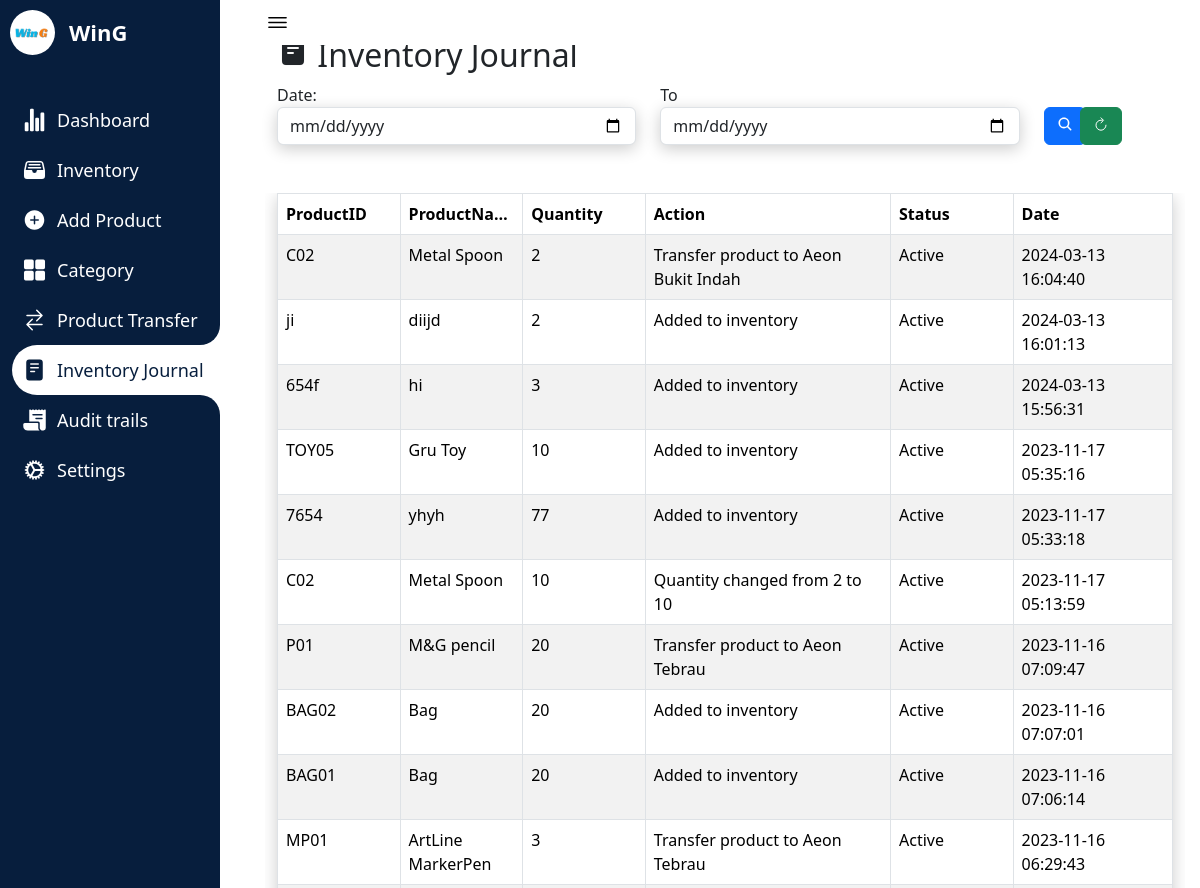
The app's page /Reports.php (signed in, upper part), older data.
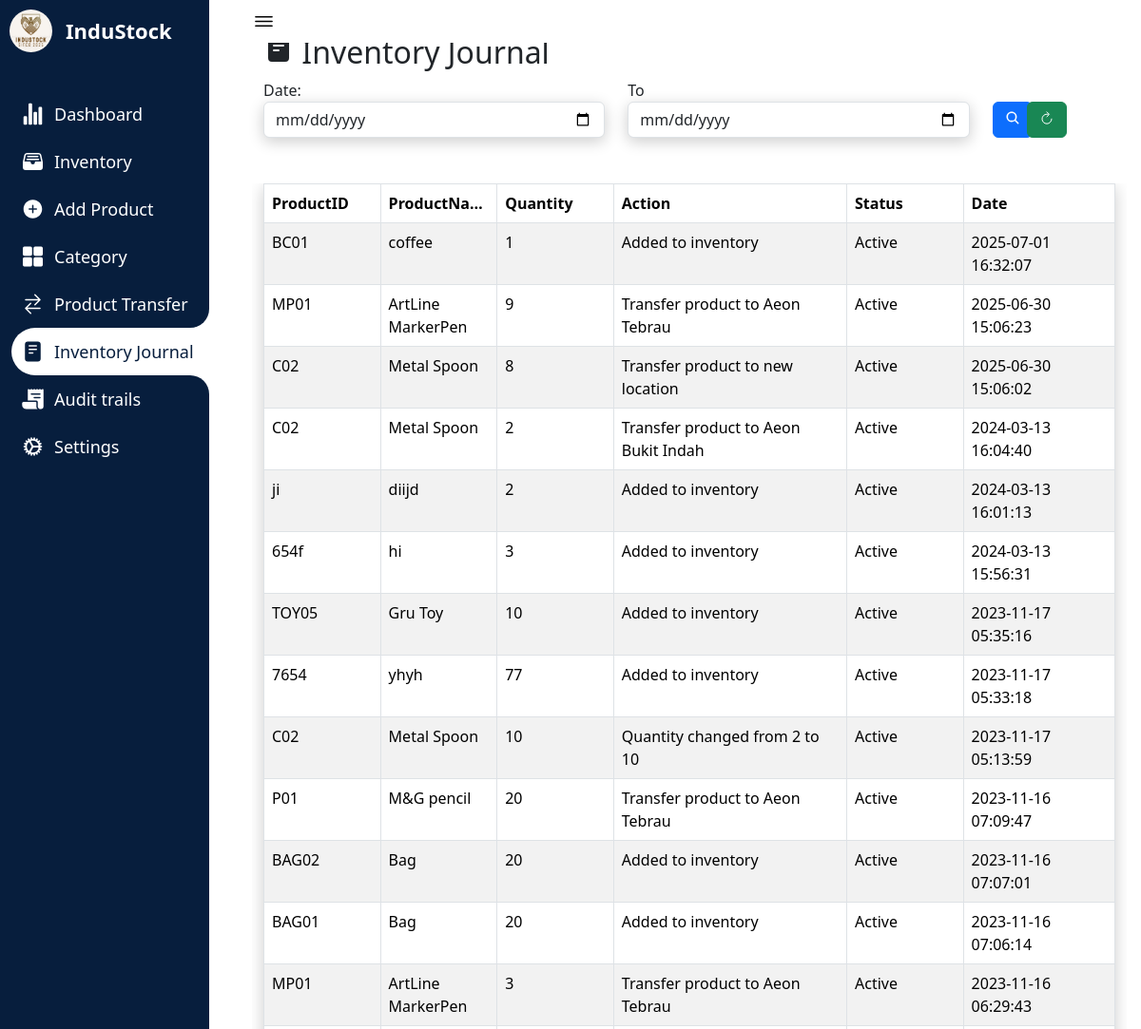
The same page, newer data.
### tables this page shows
CREATE TABLE `companyprofile` (
  `id` int(11) NOT NULL,
  `name` varchar(250) NOT NULL,
  `profilepicture` varchar(1000) DEFAULT NULL
);

CREATE TABLE `report` (
  `mainid` int(250) NOT NULL,
  `id` varchar(10) NOT NULL,
  `name` varchar(255) NOT NULL,
  `quantity` int(11) NOT NULL,
  `unitprice` decimal(10,2) NOT NULL,
  `description` varchar(255) NOT NULL,
  `category` varchar(255) NOT NULL,
  `status` varchar(250) NOT NULL,
  `image` varchar(250) NOT NULL,
  `variant` varchar(255) NOT NULL,
  `Action` varchar(250) NOT NULL,
  `date` timestamp NOT NULL DEFAULT current_timestamp()
);

### Range.php (the view)
<?php
require 'config.php';
if (isset($_POST['search'])) {
    $date1 = date("Y-m-d", strtotime($_POST['date1']));
    $date2 = date("Y-m-d", strtotime($_POST['date2']));
    $reportQuery = mysqli_query($conn, "SELECT * FROM report WHERE STR_TO_DATE(`date`, '%Y-%m-%d') BETWEEN '$date1' AND '$date2' ORDER BY `mainid` ASC") or die(mysqli_error());
    $reportRow = mysqli_num_rows($reportQuery);
    if ($reportRow > 0) {
        while ($reportFetch = mysqli_fetch_array($reportQuery)) {
            ?>
            <tr>
                <td><?php echo $reportFetch['id'] ?></td>
                <td><?php echo $reportFetch['name'] ?></td>
                <td><?php echo $reportFetch['quantity'] ?></td>
                <td><?php echo $reportFetch['Action'] ?></td>
                <td><?php echo $reportFetch['status'] ?></td>
                <td><?php echo $reportFetch['date'] ?></td>
            </tr>
            <?php
        }
    } else {
        echo '
        <tr>
            <td colspan="6"><center>Record Not Found</center></td>
        </tr>';
    }
} else {
    $reportQuery = mysqli_query($conn, "SELECT * FROM report ORDER BY mainid DESC") or die(mysqli_error($conn));
    $reportRow = mysqli_num_rows($reportQuery);
    if ($reportRow > 0) {
        while ($reportFetch = mysqli_fetch_array($reportQuery)) {
            ?>
            <tr>
                <td><?php echo $reportFetch['id'] ?></td>
                <td><?php echo $reportFetch['name'] ?></td>
                <td><?php echo $reportFetch['quantity'] ?></td>
                <td><?php echo $reportFetch['Action'] ?></td>
                <td><?php echo $reportFetch['status'] ?></td>
                <td><?php echo $reportFetch['date'] ?></td>
            </tr>
            <?php
        }
    } else {
        echo '
        <tr>
            <td colspan="6"><center>Record Not Found</center></td>
        </tr>';
    }
}
?>

### Reports.php (shortened to what the changed rows need)
<?php
require_once "config.php";
$companyId = 1;
$query = "SELECT * FROM companyprofile WHERE id = ?";
$stmt = mysqli_prepare($conn, $query);
mysqli_stmt_bind_param($stmt, "i", $companyId);
mysqli_stmt_execute($stmt);
$result = mysqli_stmt_get_result($stmt);
$companyProfile = mysqli_fetch_assoc($result);
$companyProfileImagePath = $companyProfile['profilepicture'];
$companyName = $companyProfile['name'];
?>
<!DOCTYPE html>
<html lang="en">
<head>
    <link rel="stylesheet" href="testin3.css">
    <link href="https://cdn.jsdelivr.net/npm/bootstrap@5.3.1/dist/css/bootstrap.min.css" rel="stylesheet">
    <link href="https://cdn.jsdelivr.net/npm/bootstrap-icons@1.15.0/font/bootstrap-icons.css" rel="stylesheet">
    <link href="https://cdn.datatables.net/1.10.25/css/dataTables.bootstrap.min.css" rel="stylesheet"/>
</head>
<body>
<nav>
<div class="logo">
<div class="logo-image">
    <?php
    if (!empty($companyProfileImagePath)) {
        echo '<img src="' . $companyProfileImagePath . '" alt="Company Logo" class="logoimage">';
    } else {
        echo '<img src="path/to/placeholder/image.jpg" alt="No Image" style="">';
    }
    ?>
</div>
    <div class="logo-name">
    <?php echo $companyName; ?>
    </div>
</div>
    </nav>
    <section class="dashboard">
        <div class="content-wrapper">
    <div class="container">
        <div class="row">
            <div class="col-md-12">
                <div class="page-header">
                    <h2><ion-icon name="reader"></ion-icon>     Inventory Journal</h2>
                    <br /><br />
                    <div class="row" id="lightgallery">
                    <div class="table-responsive">
                        <table class="table table-bordered table-striped" >
                            <thead class="alert-info">
                                <tr>
                                <th class="fixed-column">ProductID</th>
                                    <th class="fixed-column">ProductName</th>
                                    <th class="fixed-column">Quantity</th>
                                    <th class="fixed-column-action">Action</th>
                                    <th class="fixed-column">Status</th>
                                    <th class="fixed-column-date">Date</th>
                                </tr>
                            </thead>
                            <tbody>
                                <?php include 'Range.php' ?>
                            </tbody>
                        </table>
                    </div>
                </div>
            </div>
        </div>
    </div>
</div>
</div>
</body>
</html>

Row changes from the older to the newer data that the page shows:
changed companyprofile: profilepicture: a different picture; name "WinG" → "InduStock"
added report: id "BC01", name "coffee", quantity "1", Action "Added to inventory", status "Active", date "2025-07-01 16:32:07"
added report: id "MP01", name "ArtLine MarkerPen", quantity "9", Action "Transfer product to Aeon Tebrau", status "Active", date "2025-06-30 15:06:23"
added report: id "C02", name "Metal Spoon", quantity "8", Action "Transfer product to new location", status "Active", date "2025-06-30 15:06:02"
